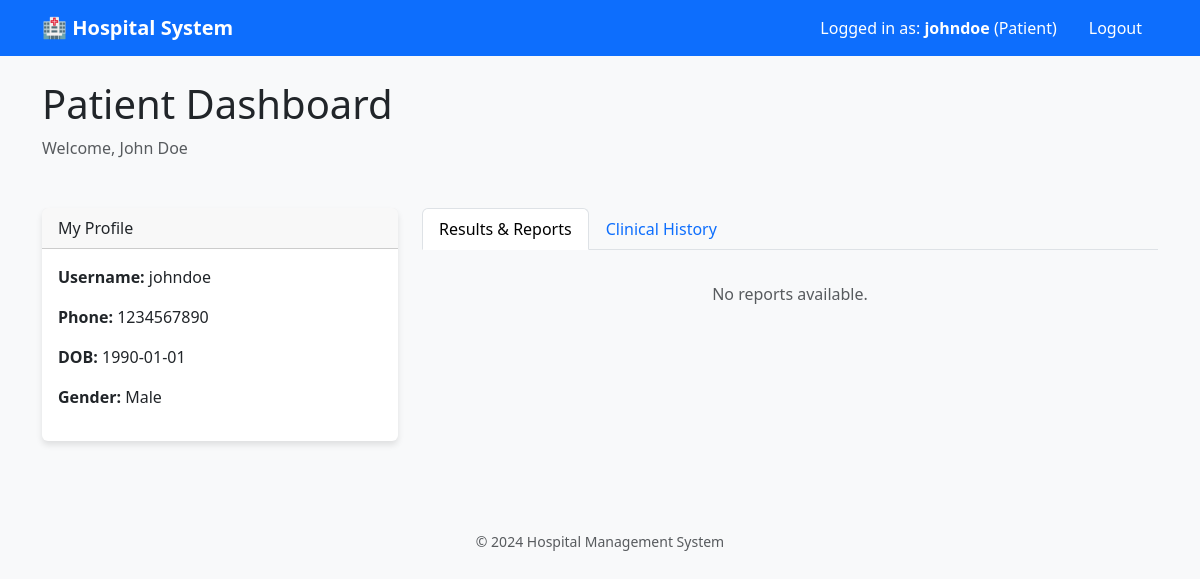
Page /patient (signed in) on the committed database.
### tables this page shows
CREATE TABLE patients (
  id INTEGER PRIMARY KEY AUTOINCREMENT,
  name TEXT NOT NULL,
  username TEXT NOT NULL UNIQUE,
  password_hash TEXT NOT NULL,
  phone TEXT,
  dob TEXT,
  gender TEXT,
  created_at TEXT NOT NULL DEFAULT (datetime('now'))
);

### app.py (the view)
@app.route("/patient")
def patient_dashboard():
    r = require_role("patient")
    if r: return r
    patient_id = session["user_id"]
    conn = db()
    patient = conn.execute("SELECT * FROM patients WHERE id=?", (patient_id,)).fetchone()
    my_orders = conn.execute("""
        SELECT o.*, d.name AS doctor_name, d.category AS doctor_specialty
        FROM orders o
        JOIN staff d ON d.id = o.doctor_id
        WHERE o.patient_id = ?
        ORDER BY o.id DESC
        LIMIT 300
    """, (patient_id,)).fetchall()
    my_assignments = conn.execute("""
        SELECT a.*, d.name AS doctor_name, s.name AS assignee_name, s.role AS assignee_role
        FROM assignments a
        JOIN staff d ON d.id=a.doctor_id
        JOIN staff s ON s.id=a.assignee_staff_id
        WHERE a.patient_id=?
        ORDER BY a.id DESC
        LIMIT 300
    """, (patient_id,)).fetchall()
    my_reports = conn.execute("""
        SELECT r.*, s.name AS staff_name, s.role AS staff_role
        FROM reports r
        JOIN staff s ON s.id=r.created_by_staff_id
        WHERE r.patient_id=?
        ORDER BY r.id DESC
        LIMIT 300
    """, (patient_id,)).fetchall()
    notifications = conn.execute("""
        SELECT * FROM patient_notifications
        WHERE patient_id=?
        ORDER BY id DESC
        LIMIT 50
    """, (patient_id,)).fetchall()
    conn.close()
    return render_template(
        "patient_dashboard.html",
        title="Patient Dashboard",
        patient=patient,
        my_orders=my_orders,
        my_assignments=my_assignments,
        my_reports=my_reports,
        notifications=notifications,
    )

### app.py (called while the page is built)
def db():
    conn = sqlite3.connect(DB_PATH)
    conn.row_factory = sqlite3.Row
    conn.execute("PRAGMA foreign_keys = ON;")
    return conn

def require_role(role: str):
    if session.get("role") != role:
        if session.get("role") == "admin":
             return None
        return redirect(url_for("home"))
    return None

### templates/patient_dashboard.html (shortened to what this page needs)
{% extends "base.html" %}
{% block content %}
<div class="row dashboard-header">
  <div class="col">
    <h1>Patient Dashboard</h1>
    <p class="text-muted">Welcome, {{ patient.name }}</p>
  </div>
</div>
<div class="row g-4">
  <div class="col-md-4">
    <div class="card mb-3">
      <div class="card-header">My Profile</div>
      <div class="card-body">
        <p><strong>Username:</strong> {{ patient.username }}</p>
        <p><strong>Phone:</strong> {{ patient.phone }}</p>
        <p><strong>DOB:</strong> {{ patient.dob }}</p>
        <p><strong>Gender:</strong> {{ patient.gender }}</p>
      </div>
    </div>
  </div>
  <div class="col-md-8">
    <ul class="nav nav-tabs mb-3" id="patientTabs" role="tablist">
      <li class="nav-item">
        <button class="nav-link active" data-bs-toggle="tab" data-bs-target="#results" type="button">Results & Reports</button>
      </li>
      <li class="nav-item">
        <button class="nav-link" data-bs-toggle="tab" data-bs-target="#history" type="button">Clinical History</button>
      </li>
    </ul>
    <div class="tab-content">
      <div class="tab-pane fade show active" id="results">
        <div class="list-group">
          {% for r in my_reports %}
          <div class="list-group-item">
            <div class="d-flex w-100 justify-content-between">
              <h5 class="mb-1">{{ r.report_type }}</h5>
              <small>{{ r.created_at[:16] }}</small>
            </div>
            <p class="mb-1">{{ r.report_text }}</p>
            {% if r.image_filename %}
            <div class="mt-2">
              <a href="{{ url_for('uploads', filename=r.image_filename) }}" class="btn btn-sm btn-outline-primary" target="_blank">View Image/Scan</a>
            </div>
            {% endif %}
            <small class="text-muted">By: {{ r.staff_name }} ({{ r.staff_role }})</small>
          </div>
          {% else %}
          <p class="text-center text-muted py-3">No reports available.</p>
          {% endfor %}
        </div>
      </div>
    </div>
  </div>
</div>
{% endblock %}

### templates/base.html (shortened to what this page needs)
<!doctype html>
<html lang="en">
<head>
  <link href="https://cdn.jsdelivr.net/npm/bootstrap@5.3.0/dist/css/bootstrap.min.css" rel="stylesheet">
</head>
<body>
  <nav class="navbar navbar-expand-lg navbar-dark bg-primary mb-4">
    <div class="container">
      <a class="navbar-brand" href="{{ url_for('home') }}">🏥 Hospital System</a>
      <div class="collapse navbar-collapse" id="navbarNav">
        <ul class="navbar-nav ms-auto">
          {% if session.get('user_id') %}
            <li class="nav-item">
              <span class="nav-link text-white">Logged in as: <strong>{{ session.get('username') }}</strong> ({{ session.get('role')|capitalize }})</span>
            </li>
            <li class="nav-item">
              <a class="nav-link btn btn-danger btn-sm text-white ms-2 px-3" href="{{ url_for('logout') }}">Logout</a>
            </li>
          {% endif %}
        </ul>
      </div>
    </div>
  </nav>
  <div class="container">
    {% block content %}{% endblock %}
  </div>
  <footer class="text-center text-muted mt-5 py-4">
    <small>&copy; {{ 2024 }} Hospital Management System</small>
  </footer>
</body>
</html>

### templates/base.html (style rules this page uses)
body { background-color: #f8f9fa; }
.card { box-shadow: 0 4px 6px rgba(0,0,0,0.1); border: none; }
.navbar-brand { font-weight: bold; }
.dashboard-header { margin-bottom: 2rem; }

### rows in the picture
patients: get "johndoe", name "John Doe", username "johndoe", phone "1234567890", dob "1990-01-01", gender "Male"

### other values in the picture
{{ session.get('role')|capitalize }} "Patient"
{{ 2024 }} "2024"
